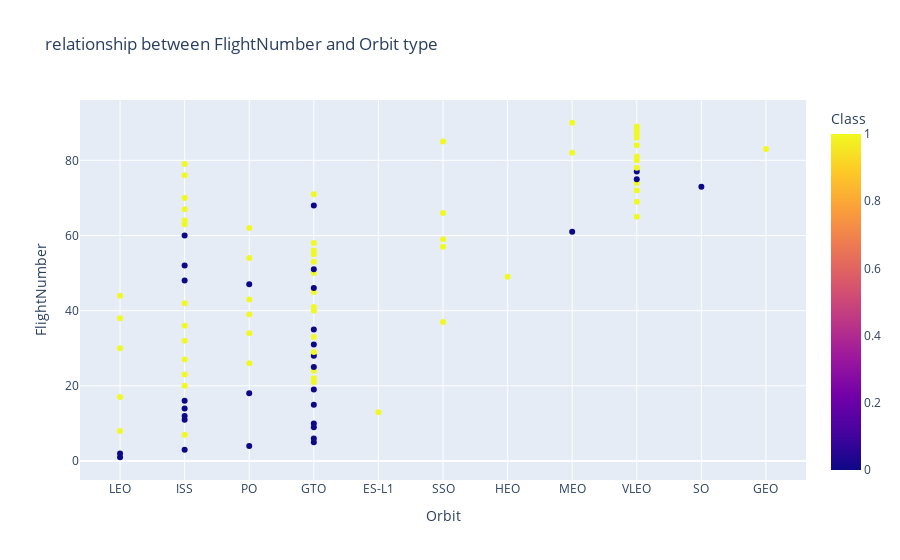

The code cell stored with this chart in its notebook:
### Code cell
px.scatter(df, y='FlightNumber',x='Orbit', color='Class' , title='relationship between FlightNumber and Orbit type')

### Figure 1 — Plotly figure (JSON) as saved in the notebook; plotly's stock layout.template omitted (floating-point values rounded to 4 significant figures)
{"data": [{"hovertemplate": "Orbit=%{x}<br>FlightNumber=%{y}<br>Class=%{marker.color}<extra></extra>", "legendgroup": "", "marker": {"color": [0, 0, 0, 0, 0, 0, 1, 1, 0, 0, 0, 0, 1, 0, 0, 0, 1, 0, 0, 1, 1, 1, 1, 1, 0, 1, 1, 0, 1, 1, 0, 1, 1, 1, 0, 1, 1, 1, 1, 1, 1, 1, 1, 1, 1, 0, 0, 0, 1, 1, 0, 0, 1, 1, 1, 1, 1, 1, 1, 0, 0, 1, 1, 1, 1, 1, 1, 0, 1, 1, 1, 1, 0, 1, 0, 1, 0, 1, 1, 1, 1, 1, 1, 1, 1, 1, 1, 1, 1, 1], "coloraxis": "coloraxis", "symbol": "circle"}, "mode": "markers", "name": "", "orientation": "v", "showlegend": false, "type": "scatter", "x": ["LEO", "LEO", "ISS", "PO", "GTO", "GTO", "ISS", "LEO", "GTO", "GTO", "ISS", "ISS", "ES-L1", "ISS", "GTO", "ISS", "LEO", "PO", "GTO", "ISS", "GTO", "GTO", "ISS", "GTO", "GTO", "PO", "ISS", "GTO", "GTO", "LEO", "GTO", "ISS", "GTO", "PO", "GTO", "ISS", "SSO", "LEO", "PO", "GTO", "GTO", "ISS", "PO", "LEO", "GTO", "GTO", "PO", "ISS", "HEO", "GTO", "GTO", "ISS", "GTO", "PO", "GTO", "GTO", "SSO", "GTO", "SSO", "ISS", "MEO", "PO", "ISS", "ISS", "VLEO", "SSO", "ISS", "GTO", "VLEO", "ISS", "GTO", "VLEO", "SO", "VLEO", "VLEO", "ISS", "VLEO", "VLEO", "ISS", "VLEO", "VLEO", "MEO", "GEO", "VLEO", "SSO", "VLEO", "VLEO", "VLEO", "VLEO", "MEO"], "xaxis": "x", "y": [1, 2, 3, 4, 5, 6, 7, 8, 9, 10, 11, 12, 13, 14, 15, 16, 17, 18, 19, 20, 21, 22, 23, 24, 25, 26, 27, 28, 29, 30, 31, 32, 33, 34, 35, 36, 37, 38, 39, 40, 41, 42, 43, 44, 45, 46, 47, 48, 49, 50, 51, 52, 53, 54, 55, 56, 57, 58, 59, 60, 61, 62, 63, 64, 65, 66, 67, 68, 69, 70, 71, 72, 73, 74, 75, 76, 77, 78, 79, 80, 81, 82, 83, 84, 85, 86, 87, 88, 89, 90], "yaxis": "y"}], "layout": {"coloraxis": {"colorbar": {"title": {"text": "Class"}}, "colorscale": [[0, "#0d0887"], [0.1111, "#46039f"], [0.2222, "#7201a8"], [0.3333, "#9c179e"], [0.4444, "#bd3786"], [0.5556, "#d8576b"], [0.6667, "#ed7953"], [0.7778, "#fb9f3a"], [0.8889, "#fdca26"], [1, "#f0f921"]]}, "legend": {"tracegroupgap": 0}, "title": {"text": "relationship between FlightNumber and Orbit type"}, "xaxis": {"anchor": "y", "domain": [0, 1], "title": {"text": "Orbit"}}, "yaxis": {"anchor": "x", "domain": [0, 1], "title": {"text": "FlightNumber"}}}}
